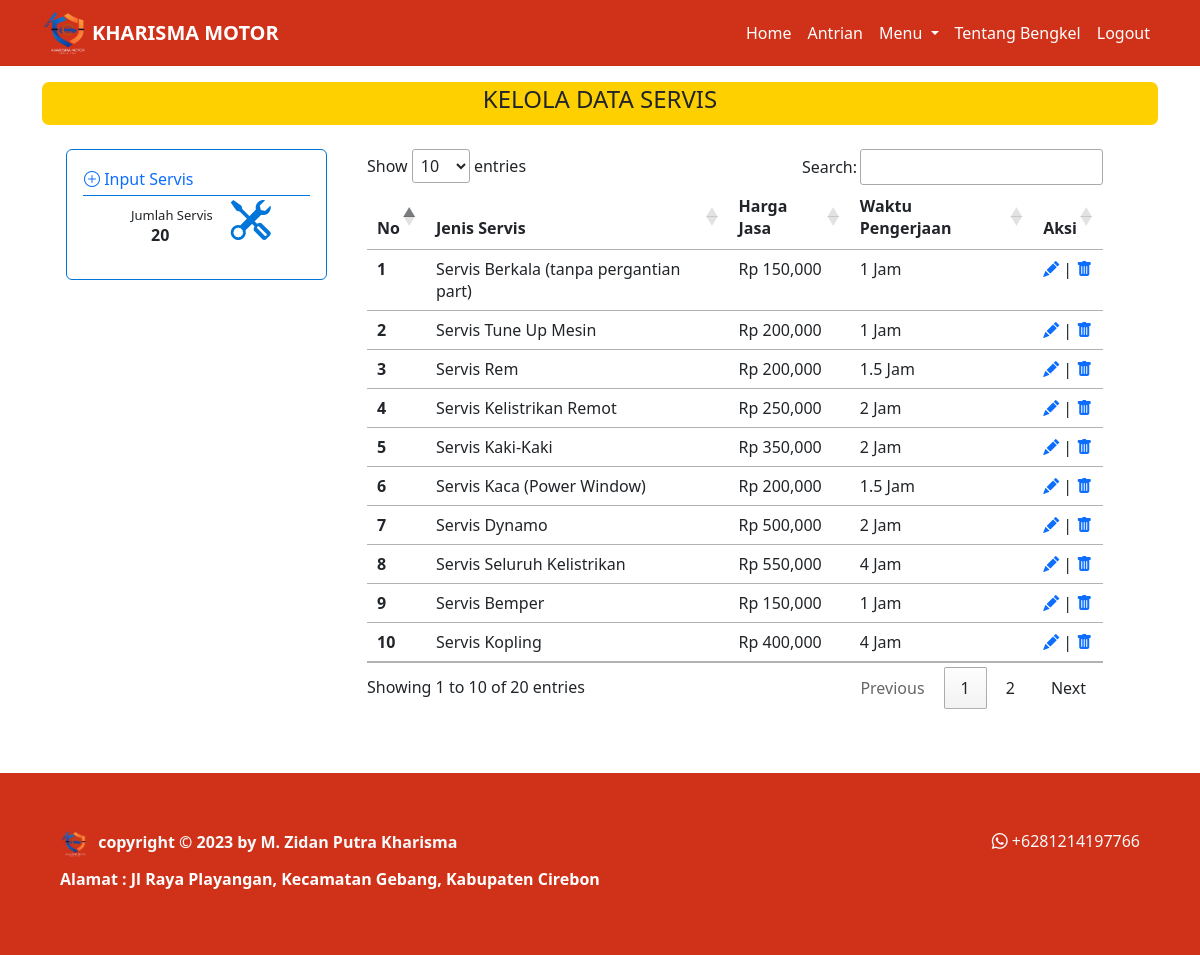
Screenshot of /admin/servis.php (signed in) with the database file from the repository.
### tables this page shows
CREATE TABLE `servis` (
  `idservis` int(11) NOT NULL,
  `jenis_servis` varchar(100) NOT NULL,
  `harga_jasa` bigint(100) NOT NULL,
  `deskripsi` text NOT NULL,
  `waktu_pengerjaan` int(11) NOT NULL
);

### controller/function.php (called while the page is built, shortened)
<?php
$conn = mysqli_connect("localhost", "root", "", "kharisma_motor");
function query($query)
{
    global $conn;
    $result = mysqli_query($conn, $query);
    $rows = [];
    while ($row = mysqli_fetch_assoc($result)) {
        $rows[] = $row;
    }
    return $rows;
}
function jumlah_data($data)
{
    global $conn;
    $query = mysqli_query($conn, $data);
    $jumlah_data = mysqli_num_rows($query);
    return $jumlah_data;
}
function enkripsi($teks)
{
    $text = $teks;
    $kunci = 'kharisma_motor';
    $key = hash('sha256', $kunci);
    $pkey = "123";
    $method = "aes-192-cfb1";
    $iv = substr(hash('sha256', $pkey), 0, 16);
    $enkripsi = openssl_encrypt($text, $method, $key, 0, $iv);
    $enkripsi = base64_encode($enkripsi);
    return $enkripsi;
}
?>

### admin/servis.php (the view, shortened to what this page needs)
<?php
$data = query("SELECT * FROM servis");
$jumlah_servis = jumlah_data("SELECT * FROM servis");
?>
<head>
    <link rel="stylesheet" href="https://cdn.datatables.net/1.13.4/css/jquery.dataTables.min.css">
    <link href="https://cdn.jsdelivr.net/npm/bootstrap@5.3.0/dist/css/bootstrap.min.css" rel="stylesheet"
>
    <link rel="stylesheet" href="https://cdn.jsdelivr.net/npm/bootstrap-icons@1.10.5/font/bootstrap-icons.css">
    <link rel="stylesheet" href="../style.css">
</head>
<body>
    <?php require_once('../navbar/navbar_admin.php'); ?>
    <div class="container">
        <div class="content py-3">
            <div class="title text-center text-uppercase">
                <h4>KELOLA DATA SERVIS</h4>
            </div>
            <div class="row">
                <div class="col-3 me-3 ms-4">
                    <div class="card my-4">
                        <div class="card-body">
                            <a class="fw-medium text-decoration-none btn text-primary p-0" data-bs-toggle="modal"
                                data-bs-target="#myModal">
                                <i class="bi bi-plus-circle"></i>
                                <span>Input Servis</span>
                            </a>
                            <hr style="margin-top: 3px;  color: #0275d8; opacity: 1;">
                            <h6 class="card-subtitle ms-5">Jumlah Servis</h6>
                            <p class="card-text fw-bold">
                                <?php echo $jumlah_servis; ?>
                            </p>
                            <i class="icon bi bi-tools"></i>
                        </div>
                    </div>
                </div>
                <div class="col-8 mt-4">
                    <table class="table table-hover mt-3" id="example">
                        <thead>
                            <tr class="text-start">
                                <th scope="col">No</th>
                                <th scope="col">Jenis Servis</th>
                                <th scope="col">Harga Jasa</th>
                                <th scope="col">Waktu Pengerjaan</th>
                                <th scope="col">Aksi</th>
                            </tr>
                        </thead>
                        <tbody class="text-start">
                            <?php
                            $i = 1;
                            foreach ($data as $servis):
                                $idservis = enkripsi($servis['idservis']);
                                $waktu = ($servis['waktu_pengerjaan'] / 60) / 60;
                                ?>
                                <tr>
                                    <th>
                                        <?php echo $i; ?>
                                    </th>
                                    <td>
                                        <?php echo $servis['jenis_servis']; ?>
                                    </td>
                                    <td>
                                        Rp
                                        <?php echo number_format($servis['harga_jasa']); ?>
                                    </td>
                                    <td>
                                        <?php echo $waktu; ?> Jam
                                    </td>
                                    <td>
                                        <a href="edit_servis.php?id=<?= $idservis; ?>"><i class="bi bi-pencil-fill"></i></a>
                                        |
                                        <a style="text-decoration: none;"
                                            href="../controller/controller_servis.php?idservis=<?= $idservis; ?>"
                                            onclick="return confirm('Apakah anda yakin ingin menghapus data?')"><i
                                                class="bi bi-trash-fill"></i></a>
                                    </td>
                                </tr>
                                <?php
                                $i++;
                            endforeach
                            ?>
                        </tbody>
                    </table>
                </div>
            </div>
        </div>
    </div>
    <?php
    require_once('../footer.php');
    ?>
</body>
</html>

### style.css (style rules this page uses)
body { background: white; }
.container .title { border: solid rgb(255, 208, 0); border-radius: 7px; background: rgb(255, 208, 0); }
.container .card { border: 0.7px solid#0275d8; }
.container .card .card-subtitle { font-size: 13px; }
.container .card .card-text { margin-left: 30%; }
.container .card .icon { font-size: 40px; position: absolute; margin-top: -63px; margin-left: 57%; color: #0275d8; }

### rows the page displays
servis: jenis_servis "Servis Berkala (tanpa pergantian part)", harga_jasa "150,000", waktu_pengerjaan "1"
servis: jenis_servis "Servis Tune Up Mesin", harga_jasa "200,000", waktu_pengerjaan "1"
servis: jenis_servis "Servis Rem", harga_jasa "200,000", waktu_pengerjaan "1.5"
servis: jenis_servis "Servis Kelistrikan Remot", harga_jasa "250,000", waktu_pengerjaan "2"
servis: jenis_servis "Servis Kaki-Kaki", harga_jasa "350,000", waktu_pengerjaan "2"
servis: jenis_servis "Servis Kaca (Power Window)", harga_jasa "200,000", waktu_pengerjaan "1.5"
servis: jenis_servis "Servis Dynamo", harga_jasa "500,000", waktu_pengerjaan "2"
servis: jenis_servis "Servis Seluruh Kelistrikan", harga_jasa "550,000", waktu_pengerjaan "4"
servis: jenis_servis "Servis Bemper", harga_jasa "150,000", waktu_pengerjaan "1"
servis: jenis_servis "Servis Kopling", harga_jasa "400,000", waktu_pengerjaan "4"

### other values shown
$jumlah_servis "20"
